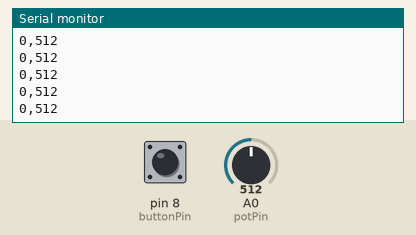
A sketch run on a simulated Arduino Uno, built with avr-gcc and run on an emulated ATmega328P. Parts: the last lines printed to the serial monitor. The test bench sets the inputs (shaded band); at power-on: A0 (potPin) = 512, pin 8 (buttonPin) LOW.

Above: at 1.2 s.
1.3 s: A0 (potPin) set to 716
At 1.31 s:
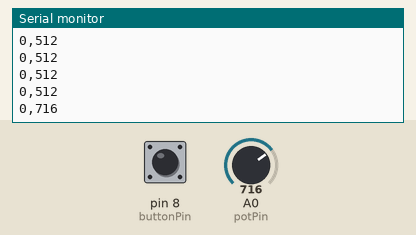
2.8 s: pin 8 (buttonPin) pulled HIGH for 0.15 s
At 2.82 s:
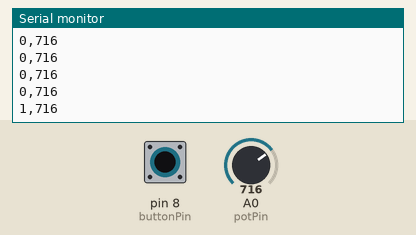
4.4 s: A0 (potPin) set to 900
At 4.42 s:
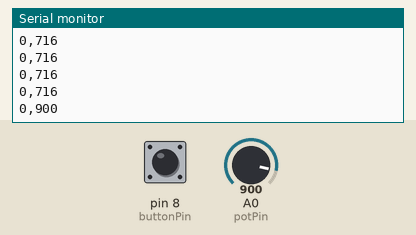
5.9 s: pin 8 (buttonPin) pulled HIGH for 1 s
At 5.93 s:
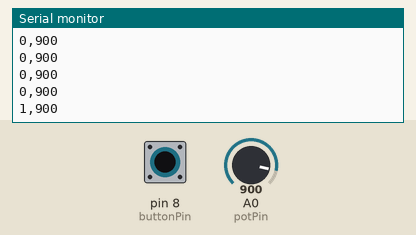
Timing chart, 0 to 8.9 s (numbered marks = the images above; inputs shaded):
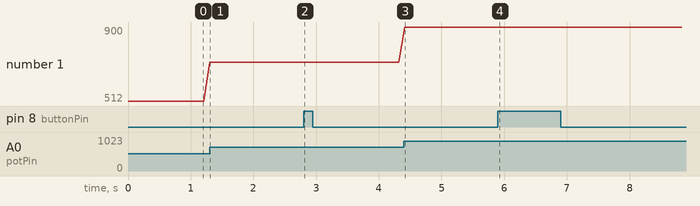

Measured:
- after the input at 1.3 s, the serial monitor: prints a new line at once (image 1)
- after the input at 2.8 s, the serial monitor: prints a new line at once (image 2)
- after the input at 4.4 s, the serial monitor: prints a new line at once (image 3)
- after the input at 5.9 s, the serial monitor: prints a new line at once (image 4)
- plotted number 1: 512 → 716 after the input at 1.3 s, 716 → 900 after the input at 4.4 s

The sketch:

pcomp_cc_potButtonArduino.ino
```cpp
const int buttonPin = 8;
const int potPin =  A0;

int buttonState = 0;
int potValue;

void setup() {
  Serial.begin(9600);

  pinMode(potPin, INPUT);
  pinMode(buttonPin, INPUT);
}

void loop() {

  buttonState = digitalRead(buttonPin);
  potValue = analogRead(potPin);

  Serial.print(buttonState);
  Serial.print(",");
  Serial.println(potValue);

  delay(100);
}
```
